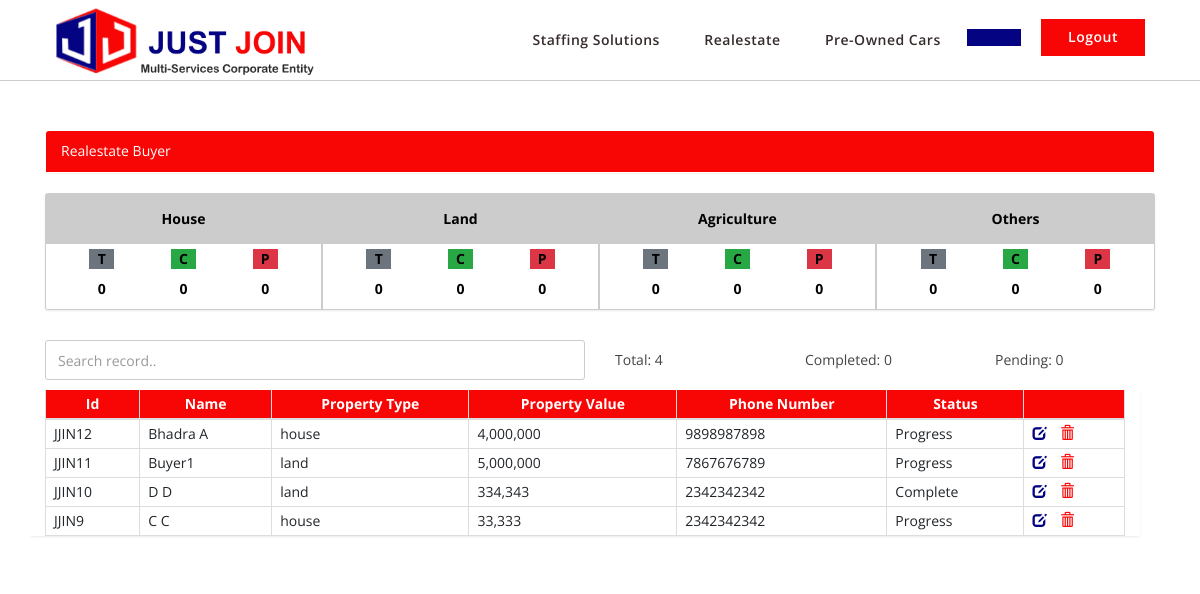
/dashboard/ad/rb/adrb-dashboard.php, run on the app's committed database.
### tables this page shows
CREATE TABLE `real_estate_buyer` (
  `id` int(255) NOT NULL,
  `fname` varchar(255) NOT NULL,
  `sname` varchar(255) NOT NULL,
  `aadhar` varchar(255) NOT NULL,
  `property_type` varchar(255) NOT NULL,
  `property_type_others` varchar(255) NOT NULL DEFAULT '-',
  `property_value` varchar(255) NOT NULL,
  `phone_number` bigint(255) NOT NULL,
  `buyer_address` varchar(255) NOT NULL,
  `submit_date` varchar(255) NOT NULL,
  `employee_status` varchar(255) NOT NULL DEFAULT 'Progress',
  `reached` varchar(255) NOT NULL DEFAULT '	Not Reached',
  `paid` varchar(255) NOT NULL DEFAULT 'Unpaid',
  `employee_comment` varchar(255) DEFAULT NULL,
  `read_record` int(100) DEFAULT '0'
);

### dashboard/ad/rb/adrb-dashboard.php (the view, shortened to what the rows shown need)
<?php
include '../../../snippets/conn.php';
?>
<!DOCTYPE html>
<html lang="en">
<head>
    <link href="../../../assets/vendor/bootstrap/css/bootstrap.min.css" rel="stylesheet">
    <link href="../../../assets/vendor/icofont/icofont.min.css" rel="stylesheet">
    <link href="../../../assets/vendor/boxicons/css/boxicons.min.css" rel="stylesheet">
    <link rel="stylesheet" href="https://maxcdn.bootstrapcdn.com/bootstrap/3.4.0/css/bootstrap.min.css">
    <link href="../../../assets/css/style.css" rel="stylesheet">
</head>
<body>
    <header id="header" class="fixed-top ">
        <div class="container d-flex align-items-center">
            <h1 class="logo mr-auto"><a href="../../../index.html"><img src="../../../assets/img/logo-trim.png"></a></h1>
        </div>
    </header>
    <?php
        $sql = "SELECT * FROM real_estate_buyer ORDER BY id DESC";
        $result = $conn->query($sql);
        if ($result->num_rows > 0) {
        ?>
    <section class="container">
        <div class="row block">
            <div class="col-lg-12 table-responsive shadow-sm bg-white rounded" id="table_container">
                <table class="table table-bordered" id="table_main">
                        <thead>
                            <tr class="table-info table-th-red">
                            <th>Id</th>
                            <th>Name</th>
                            <th>Property Type</th>
                            <th>Property Value</th>
                            <th>Phone Number</th>
                            <th>Status</th>
                            <th>&nbsp;</th>
                            </tr>
                        </thead>
                        <tbody id="tbody">
                            <?php
                             while($row = $result->fetch_assoc()) {
                                echo ' <tr>
                                <td> JJIN'.$row["id"].'</td>
                                <td>'.$row["fname"].' '.$row["sname"].'</td>
                                <td>'.$row["property_type"].'</td>
                                <td>'.$row["property_value"].'</td>
                                <td>'.$row["phone_number"].'</td>
                                <td>'.$row["employee_status"].'</td>
                                <td><a href="javascript:void(0)" class="pr-3" onclick="return edit('.$row["id"].');"><span class="glyphicon glyphicon-edit blue-color"></span></a>
                                <a href="javascript:void(0)" class="" onclick="return del('.$row["id"].');">
                                <span class="glyphicon glyphicon-trash red-color"></span>
                                </a></td>
                                </tr>';
                             }
                            }else {
                                echo "0 results";
                            }
                            ?>
                        </tbody>
                    </table>
                </div>
            </div>
        </section>
</body>
</html>

### data on the page
real_estate_buyer: id "12", fname "Bhadra", sname "A", property_type "house", property_value "4,000,000", phone_number "9898987898", employee_status "Progress"
real_estate_buyer: id "11", fname "Buyer1", property_type "land", property_value "5,000,000", phone_number "7867676789", employee_status "Progress"
real_estate_buyer: id "10", fname "D", sname "D", property_type "land", property_value "334,343", phone_number "2342342342", employee_status "Complete"
real_estate_buyer: id "9", fname "C", sname "C", property_type "house", property_value "33,333", phone_number "2342342342", employee_status "Progress"

### other printed values
$schoolCompletedData "0"
$schoolInCompletedData "0"
$schoolCompletedData - $schoolInCompletedData "0"
$collegeCompletedData "0"
$collegeInCompletedData "0"
$collegeCompletedData - $collegeInCompletedData "0"
$hospitalCompletedData "0"
$hospitalInCompletedData "0"
$hospitalCompletedData - $hospitalInCompletedData "0"
$superMarketsCompletedData "0"
$superMarketsInCompletedData "0"
$superMarketsCompletedData - $superMarketsInCompletedData "0"
$rowsCount "4"
$len "0"
$inLen "0"
